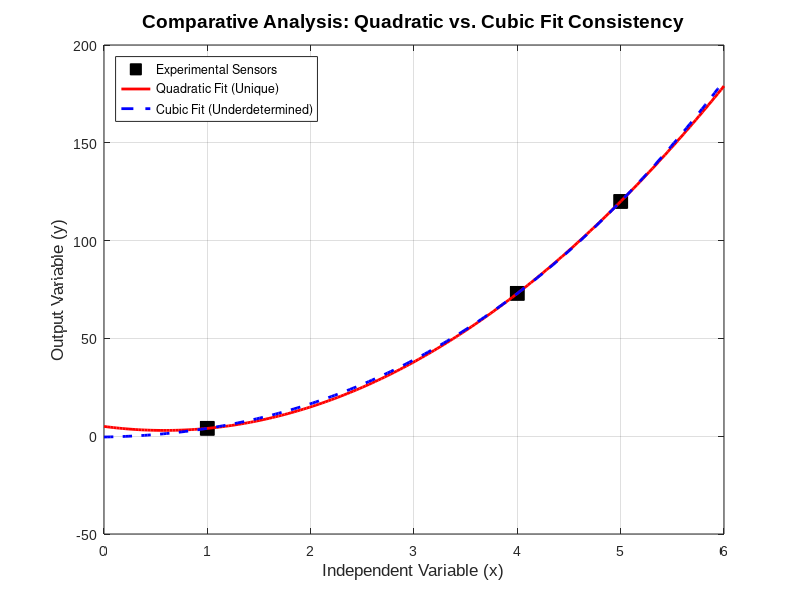

The MATLAB source for this figure:
% =========================================================================================
% FILE NAME: Q22_PolynomialDegreeComparison.m
% AUTHOR: [Amey Thakur](https://github.com/Amey-Thakur)
% COURSE REPO: https://github.com/Amey-Thakur/COMPUTATIONAL-METHODS-AND-MODELING-FOR-ENGINEERING-APPLICATIONS
% RELEASE DATE: September 08, 2023
% LICENSE: Creative Commons Attribution 4.0 International (CC BY 4.0)
%
% DESCRIPTION:
% This script investigates the sensitivity of polynomial fitting to the specified 
% degree. It compares a unique quadratic solution against an underdetermined 
% cubic model using the same three coordinate points, demonstrating the concept 
% of model over-parameterization.
%
% PROBLEM STATEMENT (Q22):
% a. Use MATLAB to find the coefficients of the quadratic polynomial y = ax^2 + bx + c 
%    that passes through the three points (x, y) = (1, 4), (4, 73), (5, 120).
% b. Use MATLAB to find the coefficients of the cubic polynomial y = ax^3 + bx^2 + cx + d 
%    that passes through the three points given in part a.
%
% Reference: MATLAB for Engineering Applications, William J. Palm, Chapter 8, Q22.
%
% TECHNOLOGY STACK:
% - Programming Language: MATLAB (R2023a+)
% =========================================================================================

% --- Environment Initialization ---
clc;
clear;
close all;

% --- Experimental Coordinate Acquisition ---
x_pts = [1, 4, 5]';
y_pts = [4, 73, 120]';

% --- Task A: Quadratic Polynomial Fitting (n=2) ---
% Matrix Equation: V2 * [a; b; c] = Y
V2 = [x_pts.^2, x_pts, ones(size(x_pts))];
coeffs_quad = V2 \ y_pts;

% --- Task B: Cubic Polynomial Fitting (n=3) ---
% Matrix Equation: V3 * [a; b; c; d] = Y
% Note: 3 equations, 4 unknowns -> Underdetermined system
V3 = [x_pts.^3, x_pts.^2, x_pts, ones(size(x_pts))];
% MATLAB's \ operator finds a basic solution (one variable zero) for underdetermined systems
coeffs_cubic = V3 \ y_pts;

% --- Visualization Engine (Model Comparison) ---
x_smooth = linspace(min(x_pts)-1, max(x_pts)+1, 200);
y_quad = coeffs_quad(1)*x_smooth.^2 + coeffs_quad(2)*x_smooth + coeffs_quad(3);
y_cubic = coeffs_cubic(1)*x_smooth.^3 + coeffs_cubic(2)*x_smooth.^2 + ...
          coeffs_cubic(3)*x_smooth + coeffs_cubic(4);

figure('Color', 'w', 'Name', 'Polynomial Degree Variance Analysis');
plot(x_pts, y_pts, 'ks', 'MarkerFaceColor', 'k', 'MarkerSize', 10); hold on;
plot(x_smooth, y_quad, 'r-', 'LineWidth', 2);
plot(x_smooth, y_cubic, 'b--', 'LineWidth', 2);

% Aesthetics and Scholarly Labeling
grid on;
set(gca, 'FontName', 'Arial', 'FontSize', 10);
xlabel('Independent Variable (x)', 'FontSize', 12);
ylabel('Output Variable (y)', 'FontSize', 12);
title('Comparative Analysis: Quadratic vs. Cubic Fit Consistency', 'FontSize', 14, 'FontWeight', 'bold');
legend('Experimental Sensors', 'Quadratic Fit (Unique)', 'Cubic Fit (Underdetermined)', ...
       'Location', 'northwest');

% --- Results Visualization ---
fprintf('--- Quadratic Coefficients (Task A) ---\n');
fprintf('a: %8.4f | b: %8.4f | c: %8.4f\n', coeffs_quad);

fprintf('\n--- Cubic Coefficients (Task B) ---\n');
fprintf('a: %8.4f | b: %8.4f | c: %8.4f | d: %8.4f\n', coeffs_cubic);

fprintf('\n--- Observational Consistency ---\n');
fprintf('Quadratic Output at x=4: %8.4f\n', coeffs_quad(1)*4^2 + coeffs_quad(2)*4 + coeffs_quad(3));
fprintf('Cubic Output at x=4:     %8.4f\n', coeffs_cubic(1)*4^3 + coeffs_cubic(2)*4^2 + ...
        coeffs_cubic(3)*4 + coeffs_cubic(4));

% Professional Scholarly Footer
fprintf('\nEngineering Insight: While the quadratic solution is unique for three points, the cubic model is underdetermined, meaning infinitely many cubic polynomials exist. MATLAB''s backslash operator returns a "basic" solution, effectively setting one coefficient (typically the cubic term if the quadratic is sufficient) to zero if possible.\n');
